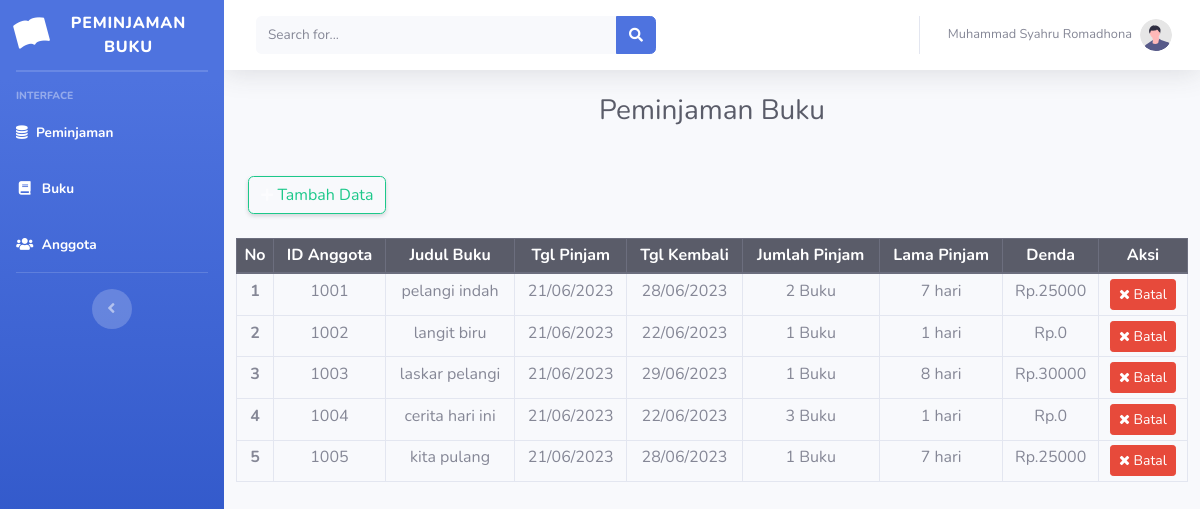
The page / on the database its author committed.
### tables this page shows
CREATE TABLE `peminjaman_buku` (
  `id_pinjam` int(11) NOT NULL,
  `id_anggota` int(11) NOT NULL,
  `id_buku` int(11) NOT NULL,
  `jml_pinjam` int(50) NOT NULL,
  `tgl_pinjam` date NOT NULL,
  `tgl_kembali` date NOT NULL,
  `lama_pinjam` int(50) NOT NULL,
  `denda` int(50) NOT NULL
);

CREATE TABLE `buku` (
  `id_buku` int(50) NOT NULL,
  `judul_buku` varchar(50) NOT NULL,
  `pengarang_buku` varchar(50) NOT NULL,
  `penerbit_buku` varchar(50) NOT NULL
);

### application/controllers/Home.php (called while the page is built, shortened)
<?php
class Home extends CI_Controller {
	public function index() {
		$data['judul'] = "Home";
		$data['peminjam'] = $this->Models_tambah_peminjaman->getAllData('peminjaman_buku')->result();
		$data['anggota'] = $this->Models_tambah_peminjaman->getAnggota('anggota')->result();
		$data_buku = $this->Models_buku->getAllData()->result();
		$data['buku'] = $data_buku;
		$this->load->view('templates/header', $data);
		$this->load->view('templates/sidebar');
		$this->load->view('templates/topbar');
		$this->load->view('home/index', $data);
		$this->load->view('templates/footer');
	}
}

### index.php (called while the page is built, shortened)
<?php
require_once BASEPATH.'core/CodeIgniter.php';

### application/models/Models_tambah_peminjaman.php (called while the page is built, shortened)
<?php
class Models_tambah_peminjaman extends CI_Model {
	public function getAllData(){
		return $this->db->get('peminjaman_buku');
	}
}
?>

### application/models/Models_buku.php (called while the page is built)
<?php
class Models_buku extends CI_Model {
	public function getAllData(){
		return $this->db->get('buku');
	}
}
?>

### application/views/home/index.php (the view, shortened to what this page needs)
<div class="container-fluid">
	<center><h1 class="h3 mb-0 text-gray-800">Peminjaman Buku</h1></center>
	<div class="d-sm-flex align-items-center justify-content-between mb-4">
		<a href="<?php echo base_url(); ?>home/tambah" class=" btn btn-outline-success shadow-sm mt-5"><i
			class="fas fa-plus fa-sm text-white-50"></i> Tambah Data</a>
		</div>
		<div class="row">
	<div class="table table-sm table-responsive">
	<table class="table table-bordered table-hover">
		<thead class="thead-dark">
			<tr>
				<th scope="col">No</th>
				<th scope="col">ID Anggota</th>
				<th scope="col">Judul Buku</th>
				<th scope="col">Tgl Pinjam</th>
				<th scope="col">Tgl Kembali</th>
				<th scope="col">Jumlah Pinjam</th>
				<th scope="col">Lama Pinjam</th>
				<th scope="col">Denda</th>
				<th scope="col">Aksi</th>
			</tr>
		</thead>
		<tbody>
			<?php
			$nomor = 1;
			foreach ($peminjam as $pinjam):
				$tgl_pinjam = date('d/m/Y', strtotime($pinjam->tgl_pinjam));
				$tgl_kembali = date('d/m/Y', strtotime($pinjam->tgl_kembali));
				$lama_pinjam = floor((strtotime($pinjam->tgl_kembali) - strtotime($pinjam->tgl_pinjam)) / (60 * 60 * 24));
				$denda = ($lama_pinjam > 2) ? ($lama_pinjam - 2) * 5000 : 0;
			?>
				<tr>
					<th scope="row"><?php echo $nomor; ?></th>
					<td><?php echo $pinjam->id_anggota ?></td>
					<td>
					<?php
						$judul_buku = '';
						foreach ($buku as $bk) {
						if ($bk->id_buku == $pinjam->id_buku) {
							$judul_buku = $bk->judul_buku;
							break;
						}
						}
						echo $judul_buku;
					?>
					</td>
					<td><?php echo $tgl_pinjam ?></td>
					<td><?php echo $tgl_kembali ?></td>
					<td><?php echo $pinjam->jml_pinjam ?> Buku</td>
					<td><?php echo $lama_pinjam ?> hari</td>
					<td>Rp.<?php echo $denda ?></td>
					<td>
						<a href="<?php echo base_url(); ?>home/batal/<?php echo $pinjam->id_pinjam ?>" onclick="return confirm('Batalkan Peminjaman?');" type="button" class="btn btn-danger btn-sm"><i class="fa fa-times" aria-hidden="true"></i> Batal</a>
					</td>
				</tr>
			<?php
				$nomor++;
			endforeach;
			?>
		</tbody>
	</table>
</div>
		</div>

### application/views/templates/header.php (shortened to what this page needs)
<!DOCTYPE html>
<html lang="en">
<head>
    <link href="<?php echo base_url(); ?>assets/vendor/fontawesome-free/css/all.min.css" rel="stylesheet" type="text/css">
    <link rel="stylesheet" href="<?php echo base_url(); ?>assets/fontawesome/css/font-awesome.min.css">
    <link href="<?php echo base_url(); ?>assets/css/sb-admin-2.min.css" rel="stylesheet">
</head>

### application/views/templates/sidebar.php
<link rel="stylesheet" href="https://cdn.jsdelivr.net/npm/bootstrap-icons@1.10.5/font/bootstrap-icons.css">
<body id="page-top">
    <div id="wrapper">
        <ul class="navbar-nav bg-gradient-primary sidebar sidebar-dark accordion" id="accordionSidebar">
            <a class="sidebar-brand d-flex align-items-center justify-content-center" href="index.html">
                <div class="sidebar-brand-icon rotate-n-15">
                <i class="bi bi-book-fill"></i>
                </div>
                <div class="sidebar-brand-text mx-3">Peminjaman Buku</div>
            </a>
            <hr class="sidebar-divider my-0">
            <hr class="sidebar-divider">
            <div class="sidebar-heading">
                Interface
            </div>
            <li class="nav-item active">
                <a class="nav-link" href="<?php echo base_url(); ?>home/index">
                    <i class="fa fa-database" aria-hidden="true"></i>
                    <span>Peminjaman</span></a>
                </li>
                <li class="nav-item active">
                    <a class="nav-link" href="<?php echo base_url(); ?>buku/index">
                        <i class="fas fa-fw fa-book"></i>
                        <span>Buku</span></a>
                    </li>
                    <li class="nav-item active">
                    <a class="nav-link" href="<?php echo base_url(); ?>home/index">
                        <i class="fas fa-fw fa-users"></i>
                        <span>Anggota</span></a>
                    </li>
                    <hr class="sidebar-divider d-none d-md-block">
                    <div class="text-center d-none d-md-inline">
                        <button class="rounded-circle border-0" id="sidebarToggle"></button>
                    </div>
                </ul>

### application/views/templates/topbar.php (shortened to what this page needs)
 <div id="content-wrapper" class="d-flex flex-column">
    <div id="content">
        <nav class="navbar navbar-expand navbar-light bg-white topbar mb-4 static-top shadow">
            <form
            class="d-none d-sm-inline-block form-inline mr-auto ml-md-3 my-2 my-md-0 mw-100 navbar-search">
            <div class="input-group">
                <input type="text" class="form-control bg-light border-0 small" placeholder="Search for..."
                aria-label="Search" aria-describedby="basic-addon2">
                <div class="input-group-append">
                    <button class="btn btn-primary" type="button">
                        <i class="fas fa-search fa-sm"></i>
                    </button>
                </div>
            </div>
        </form>
        <ul class="navbar-nav ml-auto">
    <li class="nav-item dropdown no-arrow">
        <a class="nav-link dropdown-toggle" href="#" id="userDropdown" role="button"
        data-toggle="dropdown" aria-haspopup="true" aria-expanded="false">
        <span class="mr-2 d-none d-lg-inline text-gray-600 small">Muhammad Syahru Romadhona</span>
        <img class="img-profile rounded-circle"
        src="<?php echo base_url(); ?>assets/img/undraw_profile.svg">
    </a>
</li>
</ul>
</nav>

### application/views/templates/footer.php (shortened to what this page needs)
        </div>
    </div>
</body>
</html>

### application/views/home/index.php (style rules this page uses)
.table { text-align: center; }

### rows shown on the page
peminjaman_buku: id_anggota "1001", id_buku.judul_buku "pelangi indah", tgl_pinjam "21/06/2023", tgl_kembali "28/06/2023", jml_pinjam "2", lama_pinjam "7", denda "25000"
peminjaman_buku: id_anggota "1002", id_buku.judul_buku "langit biru", tgl_pinjam "21/06/2023", tgl_kembali "22/06/2023", jml_pinjam "1", lama_pinjam "1", denda "0"
peminjaman_buku: id_anggota "1003", id_buku.judul_buku "laskar pelangi", tgl_pinjam "21/06/2023", tgl_kembali "29/06/2023", jml_pinjam "1", lama_pinjam "8", denda "30000"
peminjaman_buku: id_anggota "1004", id_buku.judul_buku "cerita hari ini", tgl_pinjam "21/06/2023", tgl_kembali "22/06/2023", jml_pinjam "3", lama_pinjam "1", denda "0"
peminjaman_buku: id_anggota "1005", id_buku.judul_buku "kita pulang", tgl_pinjam "21/06/2023", tgl_kembali "28/06/2023", jml_pinjam "1", lama_pinjam "7", denda "25000"
